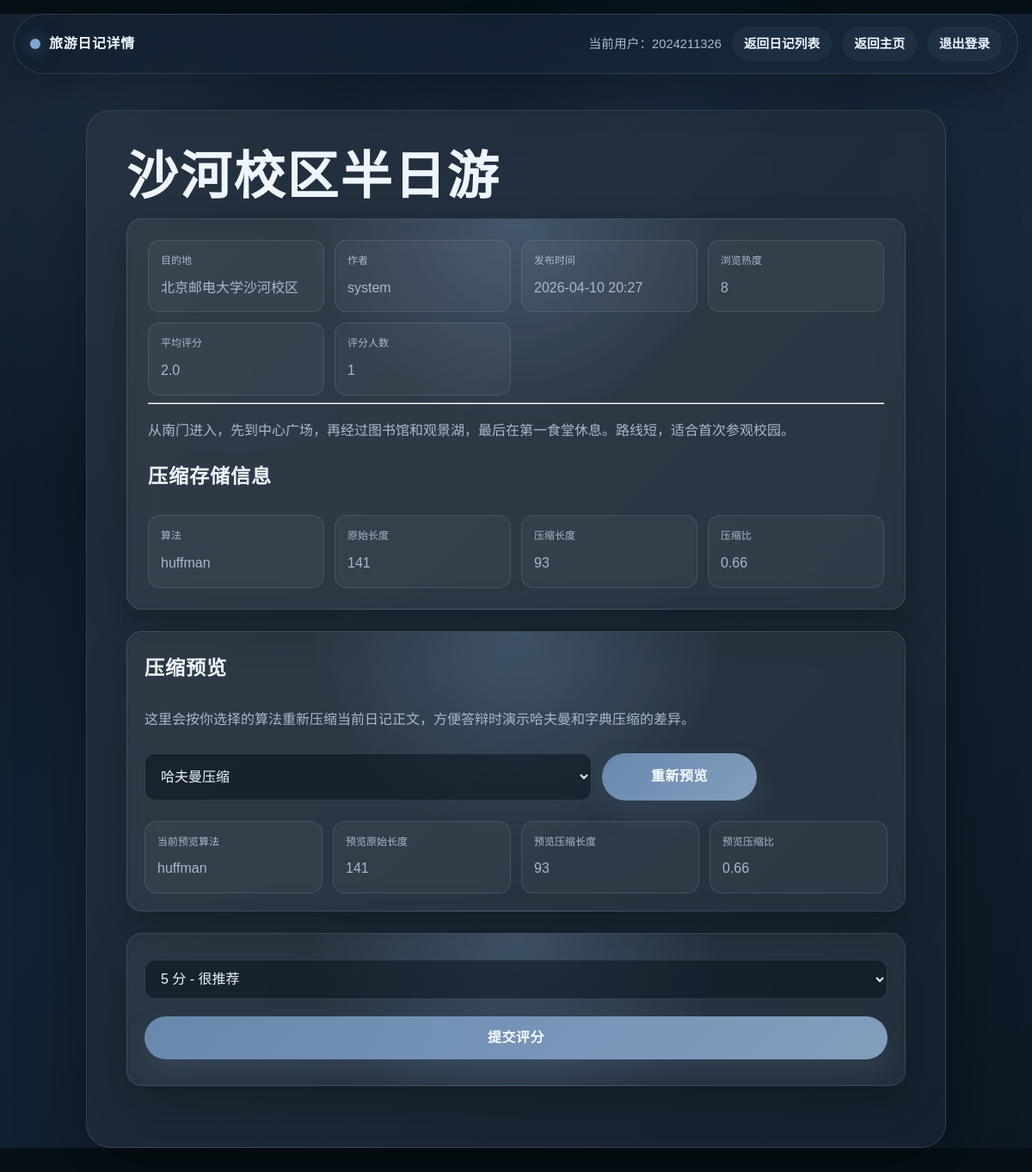
/diary/1 (signed in), run on the app's committed database.
### tables this page shows
CREATE TABLE diaries (
        id INTEGER PRIMARY KEY AUTOINCREMENT,
        title TEXT NOT NULL,
        destination TEXT NOT NULL,
        content TEXT NOT NULL,
        author TEXT NOT NULL,
        views INTEGER NOT NULL DEFAULT 0,
        rating_total REAL NOT NULL DEFAULT 0,
        rating_count INTEGER NOT NULL DEFAULT 0,
        created_at TEXT NOT NULL
    , media_json TEXT NOT NULL DEFAULT '[]', compressed_content TEXT NOT NULL DEFAULT '', compression_algorithm TEXT NOT NULL DEFAULT 'plain', compression_original_length INTEGER NOT NULL DEFAULT 0, compression_compressed_length INTEGER NOT NULL DEFAULT 0);

### app.py (the view)
@app.route("/diary/<int:diary_id>", methods=["GET", "POST"])
def diary_detail(diary_id):
    if not is_logged_in():
        flash("请先登录")
        return redirect(url_for("login"))
    if request.method == "POST":
        rating = request.form.get("rating", "5")
        rate_diary(diary_id, rating)
        flash("评分成功")
        return redirect(url_for("diary_detail", diary_id=diary_id))
    diary = get_diary_by_id(diary_id, increase_views=True)
    if diary is None:
        flash("未找到该旅游日记")
        return redirect(url_for("diaries"))
    compression_algorithm = request.args.get(
        "compress_algorithm",
        diary.get("compression", {}).get("algorithm", "huffman")
    ).strip().lower()
    compression_preview = get_diary_compression_preview(diary_id, compression_algorithm)
    return render_template(
        "diary_detail.html",
        username=session["username"],
        diary=diary,
        compression_preview=compression_preview,
        compression_algorithm=compression_algorithm
    )

### app.py (called while the page is built)
def get_db_connection():
    conn = sqlite3.connect(DB_PATH)
    conn.row_factory = sqlite3.Row
    return conn

def ensure_parent_dir(file_path):
    directory = os.path.dirname(file_path)
    if directory:
        os.makedirs(directory, exist_ok=True)

def ensure_sqlite_column(cursor, table_name, column_name, column_definition):
    cursor.execute(f"PRAGMA table_info({table_name})")
    existing_columns = {row[1] for row in cursor.fetchall()}
    if column_name not in existing_columns:
        cursor.execute(f"ALTER TABLE {table_name} ADD COLUMN {column_name} {column_definition}")

def ensure_diaries_table():
    initialize_database()

def build_huffman_codes(byte_payload):
    if not byte_payload:
        return {0: "0"}
    frequencies = defaultdict(int)
    for byte in byte_payload:
        frequencies[byte] += 1
    heap = []
    counter = itertools.count()
    for byte_value, frequency in frequencies.items():
        heapq.heappush(heap, (frequency, next(counter), byte_value))
    if len(heap) == 1:
        return {heap[0][2]: "0"}
    while len(heap) > 1:
        left = heapq.heappop(heap)
        right = heapq.heappop(heap)
        heapq.heappush(heap, (left[0] + right[0], next(counter), (left[2], right[2])))
    root = heap[0][2]
    codes = {}
    def walk(node, prefix):
        if isinstance(node, int):
            codes[node] = prefix or "0"
            return
        left, right = node
        walk(left, prefix + "0")
        walk(right, prefix + "1")
    walk(root, "")
    return codes

def compress_diary_text(text, algorithm):
    algorithm = (algorithm or "huffman").lower()
    if algorithm == "dictionary":
        package, original_length, compressed_length = lzw_compress_text(text)
    else:
        package, original_length, compressed_length = huffman_compress_text(text)
        algorithm = "huffman"
    package["algorithm"] = algorithm
    return package, original_length, compressed_length

def parse_diary_package(raw_value):
    if not raw_value:
        return None
    try:
        return json.loads(raw_value)
    except (TypeError, json.JSONDecodeError):
        return None

def is_logged_in():
    return "username" in session

### templates/diary_detail.html (shortened to what this page needs)
<!DOCTYPE html>
<html lang="zh-CN">
<head>
    <link rel="stylesheet" href="{{ url_for('static', filename='style.css') }}">
</head>
<body>
    <div class="topbar">
        <div>旅游日记详情</div>
        <div>
            当前用户：{{ username }}
            <a class="nav-link" href="{{ url_for('diaries') }}">返回日记列表</a>
            <a class="nav-link" href="{{ url_for('home') }}">返回主页</a>
            <a class="logout-link" href="{{ url_for('logout') }}">退出登录</a>
        </div>
    </div>
    <div class="container detail-container">
        <h2>{{ diary.title }}</h2>
        <div class="detail-card">
            <div class="diary-meta-grid">
                <div class="diary-meta-chip"><span>目的地</span><span>{{ diary.destination }}</span></div>
                <div class="diary-meta-chip"><span>作者</span><span>{{ diary.author }}</span></div>
                <div class="diary-meta-chip"><span>发布时间</span><span>{{ diary.created_at }}</span></div>
                <div class="diary-meta-chip"><span>浏览热度</span><span>{{ diary.views }}</span></div>
                <div class="diary-meta-chip"><span>平均评分</span><span>{{ diary.avg_rating }}</span></div>
                <div class="diary-meta-chip"><span>评分人数</span><span>{{ diary.rating_count }}</span></div>
            </div>
            <hr>
            <p>{{ diary.content }}</p>
            <h3>压缩存储信息</h3>
            <div class="compression-grid">
                <div class="compression-chip"><span>算法</span><span>{{ diary.compression.algorithm }}</span></div>
                <div class="compression-chip"><span>原始长度</span><span>{{ diary.compression.original_length }}</span></div>
                <div class="compression-chip"><span>压缩长度</span><span>{{ diary.compression.compressed_length }}</span></div>
                <div class="compression-chip"><span>压缩比</span><span>{{ diary.compression.ratio }}</span></div>
            </div>
        </div>
        <div class="detail-card compression-panel">
            <h3>压缩预览</h3>
            <p class="diary-inline-note">这里会按你选择的算法重新压缩当前日记正文，方便答辩时演示哈夫曼和字典压缩的差异。</p>
            <form method="get" action="{{ url_for('diary_detail', diary_id=diary.id) }}">
                <select name="compress_algorithm">
                    <option value="huffman" {% if compression_algorithm == 'huffman' %}selected{% endif %}>哈夫曼压缩</option>
                </select>
                <button type="submit">重新预览</button>
            </form>
            {% if compression_preview %}
            <div class="compression-grid" style="margin-top: 14px;">
                <div class="compression-chip"><span>当前预览算法</span><span>{{ compression_preview.package.algorithm }}</span></div>
                <div class="compression-chip"><span>预览原始长度</span><span>{{ compression_preview.original_length }}</span></div>
                <div class="compression-chip"><span>预览压缩长度</span><span>{{ compression_preview.compressed_length }}</span></div>
                <div class="compression-chip"><span>预览压缩比</span><span>{{ compression_preview.ratio }}</span></div>
            </div>
            {% endif %}
        </div>
        <form method="post" class="rating-form">
            <select name="rating">
                <option value="5">5 分 - 很推荐</option>
            </select>
            <button type="submit">提交评分</button>
        </form>
    </div>
</body>
</html>

### data on the page
diaries: title "沙河校区半日游", destination "北京邮电大学沙河校区", author "system", created_at "2026-04-10 20:27", views "8", rating_count "1", content "从南门进入，先到中心广场，再经过图书馆和观景湖，最后在第一食堂休息。路线短，适合首次参观校园。", compression.algorithm "huffman", package.algorithm "huffman"

### other printed values
{{ username }} "2024211326"
{{ diary.avg_rating }} "2.0"
{{ diary.compression.original_length }} "141"
{{ diary.compression.compressed_length }} "93"
{{ diary.compression.ratio }} "0.66"
{{ compression_preview.original_length }} "141"
{{ compression_preview.compressed_length }} "93"
{{ compression_preview.ratio }} "0.66"
